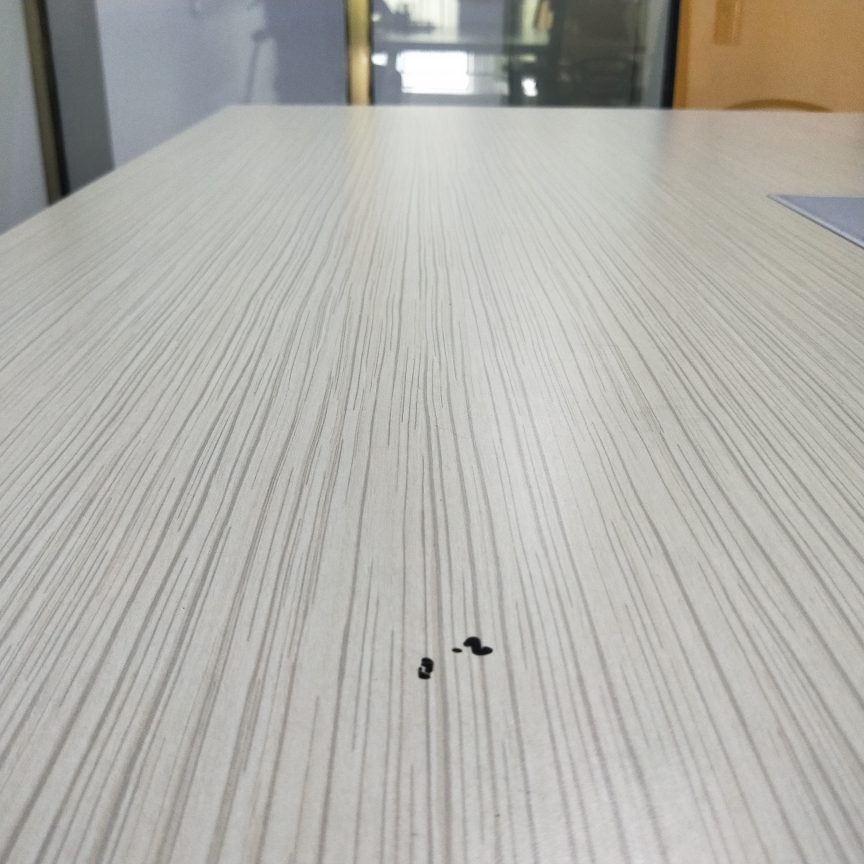
#> input picture tick/tick_test02.jpg, 3456 x 3456 px (shown at 1/4 size)
$ python tick01.py
#> lines starting #> are read from the running program, lines starting #| are printed output that depends on the picture; after the words box and inside, x2 and y2 are one past the last pixel; in counts of white or black regions, pixels touching at a corner belong together; long printed decimals are rounded
import cv2
import numpy as np
from numpy import tan, cos, sin

theta = 70*np.pi/180
alpha = 45/2*np.pi/180
m = 3456
n = 3456

matlab_result = np.array(
	[	[3.8465, 0, 0],
    	[0, 3.8495, 0],
    	[1.6925, 1.7475, 0.001]	])*1000

focalX = matlab_result[2, 0]
focalY = matlab_result[2, 1]

im = cv2.imread("tick_test02.jpg")
#> im is the input picture: shape (3456, 3456, 3); mean B, G, R 171.2, 176.8, 177.6

im = cv2.resize(im, (0, 0), fx = 0.2, fy = 0.2, interpolation=cv2.INTER_CUBIC)
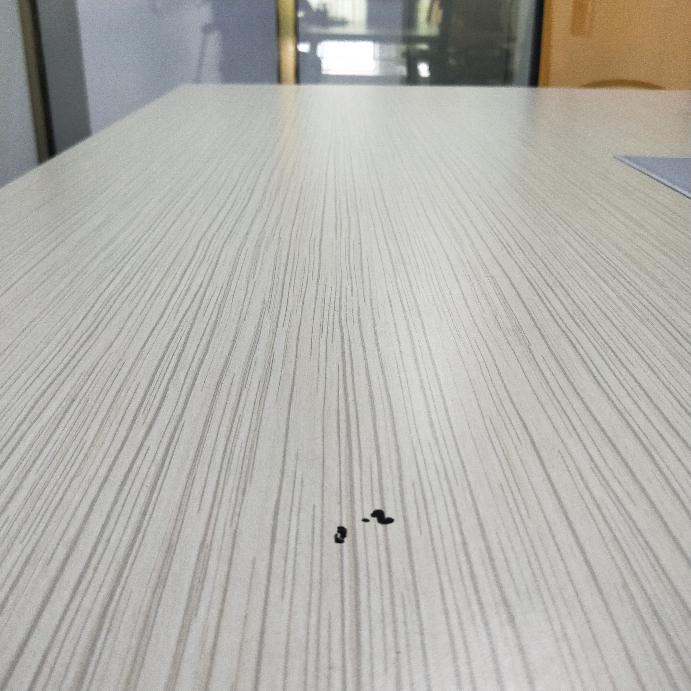
#> im: shape (691, 691, 3); mean B, G, R 171.2, 176.8, 177.6
edge = cv2.Canny(im, 50, 180, 0)
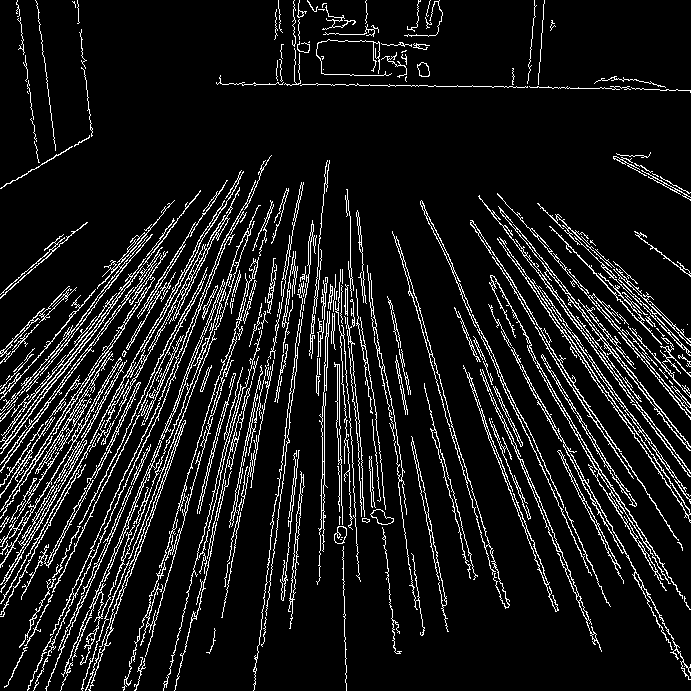
#> edge: shape (691, 691); 9.8% white in thin lines or dots
#cv2.imwrite("edge1.jpg", edge)
#cv2.namedWindow("EDGE", cv2.WINDOW_NORMAL)

kernel = np.ones((3,3), np.uint8)
#erosion = cv2.erode(edge, kernel, iterations=1)
dilate = cv2.dilate(edge, kernel, iterations=1)
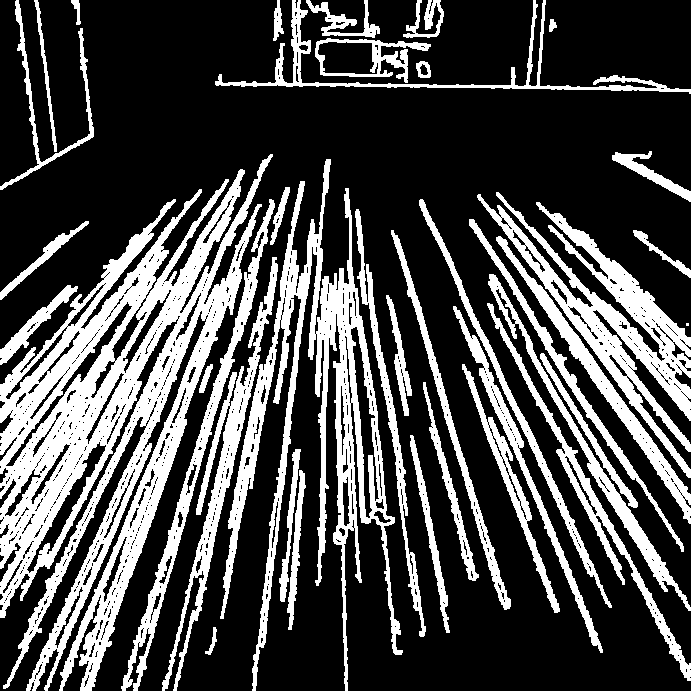
#> dilate: shape (691, 691); 29.1% white; 38 white regions (1 under 20 px), largest, box (x1, y1, x2, y2) and area: (0, 154, 273, 691) 47563, (220, 159, 403, 691) 19867, (477, 192, 691, 478) 12979

#cv2.imshow("EDGE", dilate)
#cv2.waitKey(0)
#cv2.destroyAllWindows()

lines = cv2.HoughLinesP(dilate, 1, np.pi/180, 31, 70, 60)
#> lines = 329 rows, first 6: [72, 627, 99, 554], [90, 690, 171, 441], [60, 690, 238, 249], [219, 380, 257, 256], [140, 406, 201, 287], [75, 538, 115, 452]
print("The number of lines detected by HoughTransform: %d"%len(lines))
#| The number of lines detected by HoughTransform: 329

h, w, _ = im.shape
#> h = 691; w = 691
line = lines[:, 0, :]
#> line has the same summary as lines
filter_line = []
for x1, y1, x2, y2 in line:
	if x1 == x2:
		continue
	else:
		k = abs((y2 - y1)/(x2 - x1))
		if k <= tan(30*np.pi/180) and k >= tan(20*np.pi/180):
			filter_line.append([x1, y1, x2, y2])
#> this loop made 329 passes
#> (x1, y1, x2, y2, k) on passes 1 to 12: (72, 627, 99, 554, 2.7), (90, 690, 171, 441, 3.07), (60, 690, 238, 249, 2.48), (219, 380, 257, 256, 3.26), (140, 406, 201, 287, 1.95), (75, 538, 115, 452, 2.15), (421, 199, 564, 519, 2.24), (154, 336, 200, 257, 1.72), (137, 454, 238, 215, 2.37), (139, 319, 172, 257, 1.88), (83, 664, 222, 303, 2.6), (107, 406, 243, 170, 1.74)
#> k on passes 61 to 66: 1.66, 1.28, 5.4, 2.88, 2.63, 1.48
#> after the loop, filter_line = [[612, 157, 690, 197], [9, 184, 93, 136], [614, 155, 690, 192], [612, 155, 690, 193], [612, 156, 690, 196]]
print("The number of filter lines detected by HoughTransform: %d"%len(filter_line))
#| The number of filter lines detected by HoughTransform: 5

#draw out all filter line.
#for x1, y1, x2, y2 in line:
#	cv2.line(im, (x1, y1), (x2, y2), (0,0,255), 5)

#draw out all filter line.
for x1, y1, x2, y2 in filter_line:
	cv2.line(im, (x1, y1), (x2, y2), (0,0,255), 2)
#> this loop made 5 passes
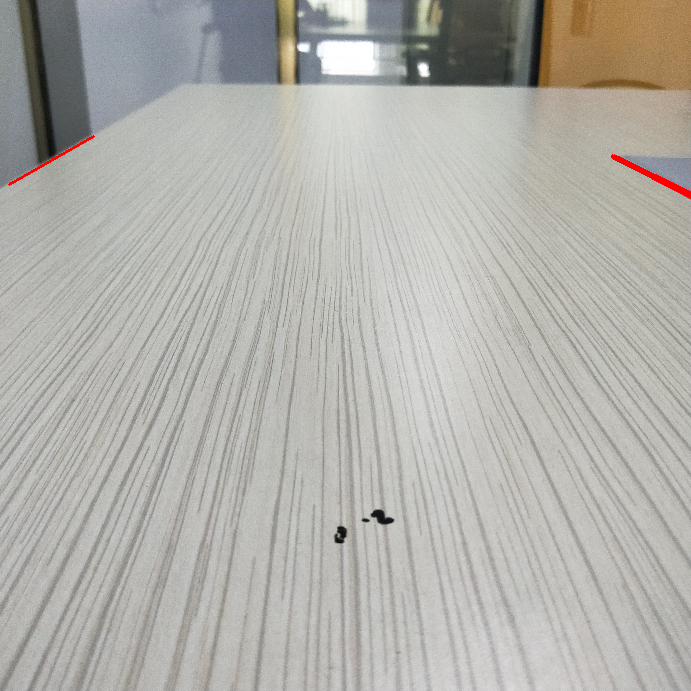
#> im: shape (691, 691, 3); 0.17% of pixels changed, all inside (x1, y1, x2, y2) = (8, 135, 691, 199)

#cv2.imshow("Filter line", im)
#cv2.waitKey(0)
#cv2.destroyAllWindows()

centerXs = []
centerYs = []
ks = []
for x1, y1, x2, y2 in filter_line:
	centerXs.append((x1 + x2)/2)
	centerYs.append((y1 + y2)/2)
	ks.append((y2 - y1)/(x2 - x1))
#> after the loop, centerXs = [651, 51, 652, 651, 651]; centerYs = [177, 160, 173.5, 174, 176]; ks = [0.513, -0.571, 0.487, 0.487, 0.513]
print(centerXs)
#| [651.0, 51.0, 652.0, 651.0, 651.0]
print(centerYs)
#| [177.0, 160.0, 173.5, 174.0, 176.0]
print(ks)
#| [0.5128, -0.5714, 0.4868, 0.4872, 0.5128]

left = -1
right = -1
flag = 0
for i, (x1, y1, x2, y2) in enumerate(filter_line):
	#这个地方有点无可奈何，因为肉眼观察到的，边缘又又又找歪了...
	#应该是右边那堆线的最左一条，左边的本应同理，不过恰好左边只有一条，
	#所以也就不用特意去写判断，以后如果有落地的空间就要考虑

	#总的来说，就是找出最靠左的两条，或者是，离中线最近的两条？

	if centerXs[i] == min(centerXs):
		if left < 0:
			left = i
			#centerXs.pop(0)
			cv2.line(im, (x1, y1), (x2, y2), (0, 255, 255), 2)
	else:
		if ks[i] > 0 and ks[i] == max(ks):
			right = i
			cv2.line(im, (x1, y1), (x2, y2), (255, 0, 255), 2)
#> this loop made 5 passes
#> (x1, y1, x2, y2, right) on passes 1, 5: (612, 157, 690, 197, 0), (612, 156, 690, 196, 4)
#> (x1, y1, x2, y2, left) on pass 2: (9, 184, 93, 136, 1)
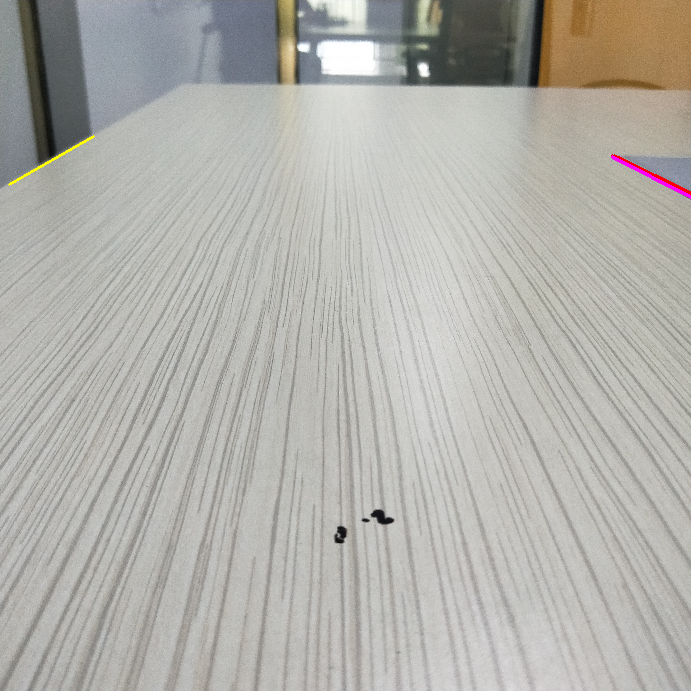
#> im: shape (691, 691, 3); 0.12% of pixels changed, all inside (x1, y1, x2, y2) = (8, 135, 691, 199)
#> after the loop, left = 1


#cv2.line(im, (20, 40), (h - 100, w - 200), (0, 255, 255), 5)
cv2.namedWindow("LINE", cv2.WINDOW_NORMAL)
cv2.imshow("LINE", im)
cv2.waitKey(0)
cv2.destroyAllWindows()

new_focalX = focalX*0.2
new_focalY = focalY*0.2

dis = new_focalY*(tan(theta)-tan(alpha))/tan(alpha)
print(dis)

bottom_y = w - 1 + dis
#> bottom_y = 2658.7
left_x = (bottom_y - centerYs[left])/ks[left] + centerXs[left]
#> left_x = -4321.8
right_x = (bottom_y - centerYs[right])/ks[right] + centerXs[right]
#> right_x = 5492.3
print(left_x, right_x)
#| -4321.782 5492.328
center2right = (right_x - new_focalX)/(right_x - left_x)
#> center2right = 0.525
print(new_focalX)
print(center2right)
#| 0.5251
print((54.3-26.7)/54.3)

# [18 lines of commented-out code are left out]

$ run again, with tick/tick_test1.jpg copied over tick/tick_test02.jpg
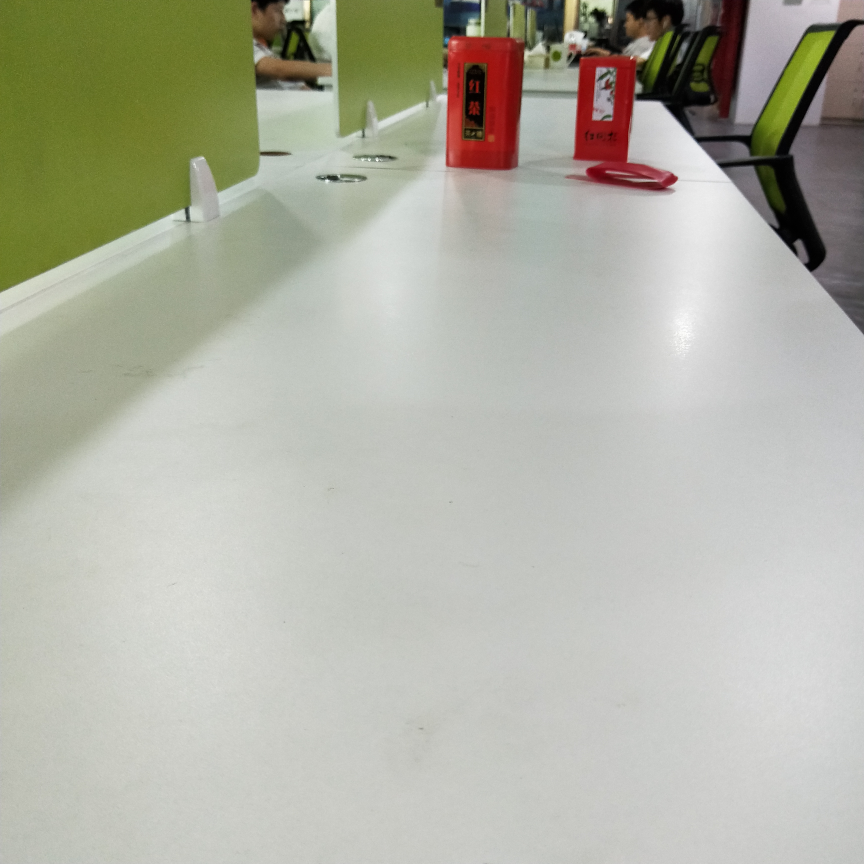
#> input picture tick/tick_test1.jpg, 3456 x 3456 px (shown at 1/4 size)
#> im is the input picture: shape (3456, 3456, 3); mean B, G, R 164.6, 177.9, 177.2
#> `edge = cv2.Canny(im, 50, 180, 0)`:
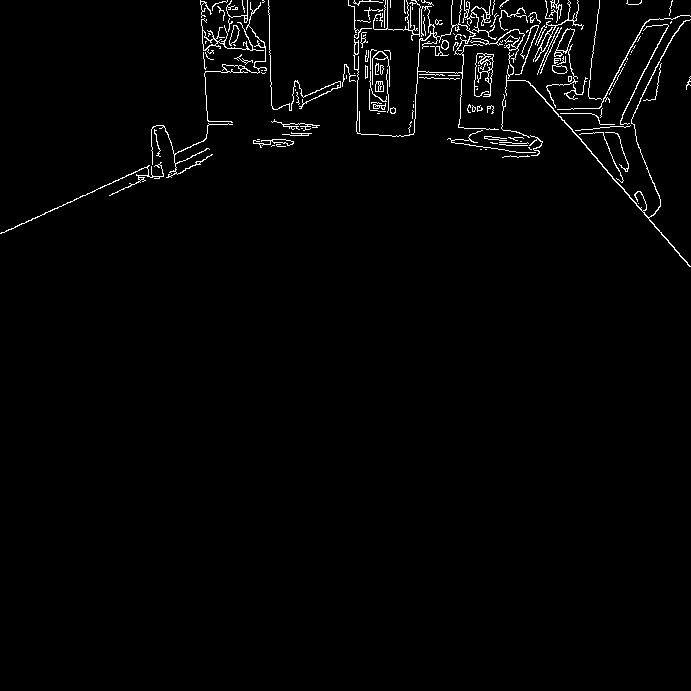
#> edge: shape (691, 691); 1.8% white in thin lines or dots, all inside (x1, y1, x2, y2) = (0, 0, 691, 267)
#> dilate: shape (691, 691); 5.6% white; 10 white regions, largest, box (x1, y1, x2, y2) and area: (267, 0, 691, 268) 17950, (0, 0, 268, 235) 5301, (364, 48, 397, 115) 1398
#> lines = [[0, 233, 88, 194], [533, 84, 690, 265], [85, 193, 153, 163], [375, 29, 437, 31], [526, 79, 690, 267], [554, 107, 613, 175], [480, 147, 540, 154]]
#| The number of lines detected by HoughTransform: 7
#> line has the same summary as lines
#> the loop `for x1, y1, x2, y2 in line:` made 7 passes
#> (x1, y1, x2, y2, k) on passes 1 to 7: (0, 233, 88, 194, 0.443), (533, 84, 690, 265, 1.15), (85, 193, 153, 163, 0.441), (375, 29, 437, 31, 0.0323), (526, 79, 690, 267, 1.15), (554, 107, 613, 175, 1.15), (480, 147, 540, 154, 0.117)
#> after the loop `for x1, y1, x2, y2 in line:`: filter_line = [[0, 233, 88, 194], [85, 193, 153, 163]]
#| The number of filter lines detected by HoughTransform: 2
#> the loop `for x1, y1, x2, y2 in filter_line:` made 2 passes
#> after the loop `for x1, y1, x2, y2 in filter_line:`: centerXs = [44, 119]; centerYs = [213.5, 178]; ks = [-0.443, -0.441]
#| [44.0, 119.0]
#| [213.5, 178.0]
#| [-0.4432, -0.4412]
#> the loop `for i, (x1, y1, x2, y2) in enumerate(filter_line):` made 2 passes
#> (x1, y1, x2, y2, left) on pass 1: (0, 233, 88, 194, 0)
#> after the loop `for i, (x1, y1, x2, y2) in enumerate(filter_line):`:
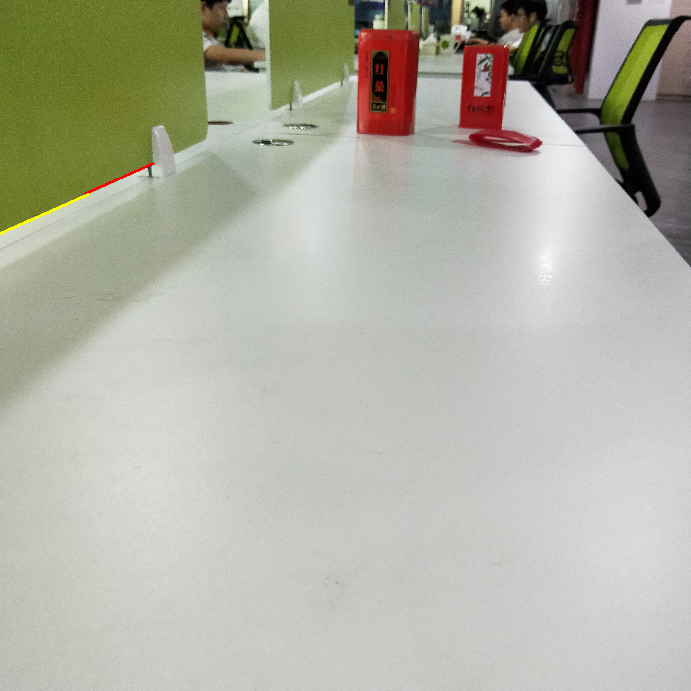
#> im: shape (691, 691, 3); mean B, G, R 164.5, 177.9, 177.3
#> after the loop `for i, (x1, y1, x2, y2) in enumerate(filter_line):`: left = 0
#> left_x = -5473.4
#> right_x = -5504
#| -5473.448 -5503.994
#> center2right = 191.3
#| 191.269
